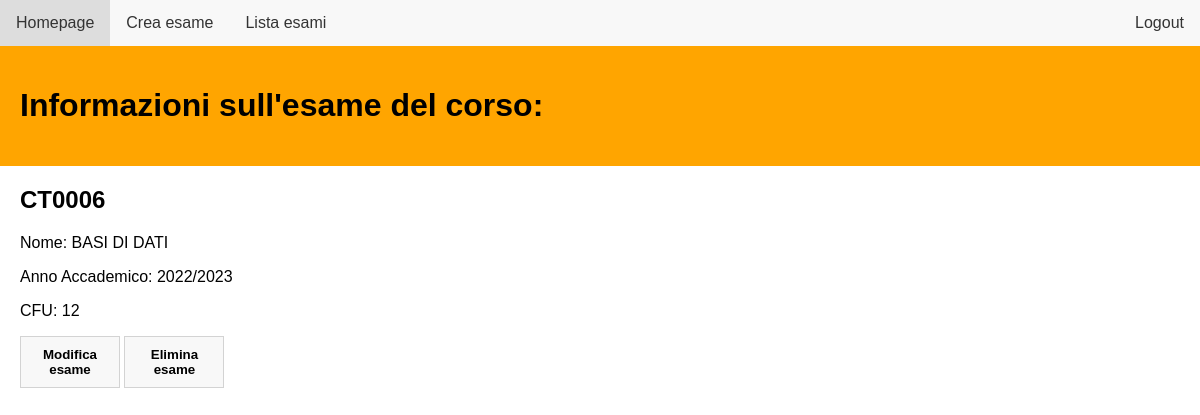
Page /exam_page?idE=CT0006 (signed in) on the committed database.
### db_setup.py (models this page shows, shortened)
class Esame( db.Model):
    idE = db.Column(db.Integer, primary_key=True, unique = True)
    nome = db.Column(db.String(100))
    anno_accademico = db.Column(db.String(100))
    cfu = db.Column(db.Integer)

### routes.py (the view)
@bp.route('/exam_page', methods=['GET', 'POST'])
@login_required
def exam_page():
    from db_setup import Esame, Docente
    idE = request.args.get('idE')
    esame = Esame.query.filter_by(idE=idE).first()
    return flask.render_template('exam_page.html', esame=esame)

### routes.py (called while the page is built)
@login_manager.user_loader
def load_user(user_id):
    from db_setup import Docente
    return Docente.query.get(int(user_id))

### app/templates/exam_page.html (shortened to what this page needs)
<!DOCTYPE html>
<html lang="en">
<head>
    <link rel="stylesheet" href="../static/exam_page.css">
</head>
<body>
    <ul>
        <li><a href="{{ url_for('routes.homepage') }}">Homepage</a></li>
        <li><a href="{{ url_for('routes.create_exam') }}">Crea esame</a></li>
        <li><a href="{{ url_for('routes.view_exams') }}">Lista esami</a></li>
        <li style="float:right"><a href="{{ url_for('routes.login') }}">Logout</a></li>
    </ul>
    <div id="Informazioni" class="w3-container">
        <h1>Informazioni sull'esame del corso:</h1>
    </div>
    <div id="Exam_Details">
        <h2>{{ esame.idE }}</h2>
        <p>Nome: {{ esame.nome }}</p>
        <p>Anno Accademico: {{ esame.anno_accademico }}</p>
        <p>CFU: {{ esame.cfu }}</p>
    </div>
    <button id="button_exam" type="button">Modifica esame</button>
    <button id="button_exam" type="button">Elimina esame</button>
</body>
</html>

### app/static/exam_page.css (style rules this page uses)
#Informazioni { background-color: orange; color:black; padding: 20px; }
body { font-family: Arial, sans-serif; margin: 0; padding: 0; }
ul { list-style-type: none; margin: 0; padding: 0; overflow: hidden; background-color: #f8f8f8; }
li { float: left; }
li a { display: block; color: #333; text-align: center; padding: 14px 16px; text-decoration: none; }
#Exam_Details { position: relative; left:20px; }
#button_exam { padding: 10px 20px; cursor: pointer; font-weight: bold; max-width: 100px; position:relative; left:20px; background-color: #f8f8f8; color: black; border: 1px solid lightgrey; }

### rows in the picture
Esame: idE "CT0006", nome "BASI DI DATI", anno_accademico "2022/2023", cfu "12"
